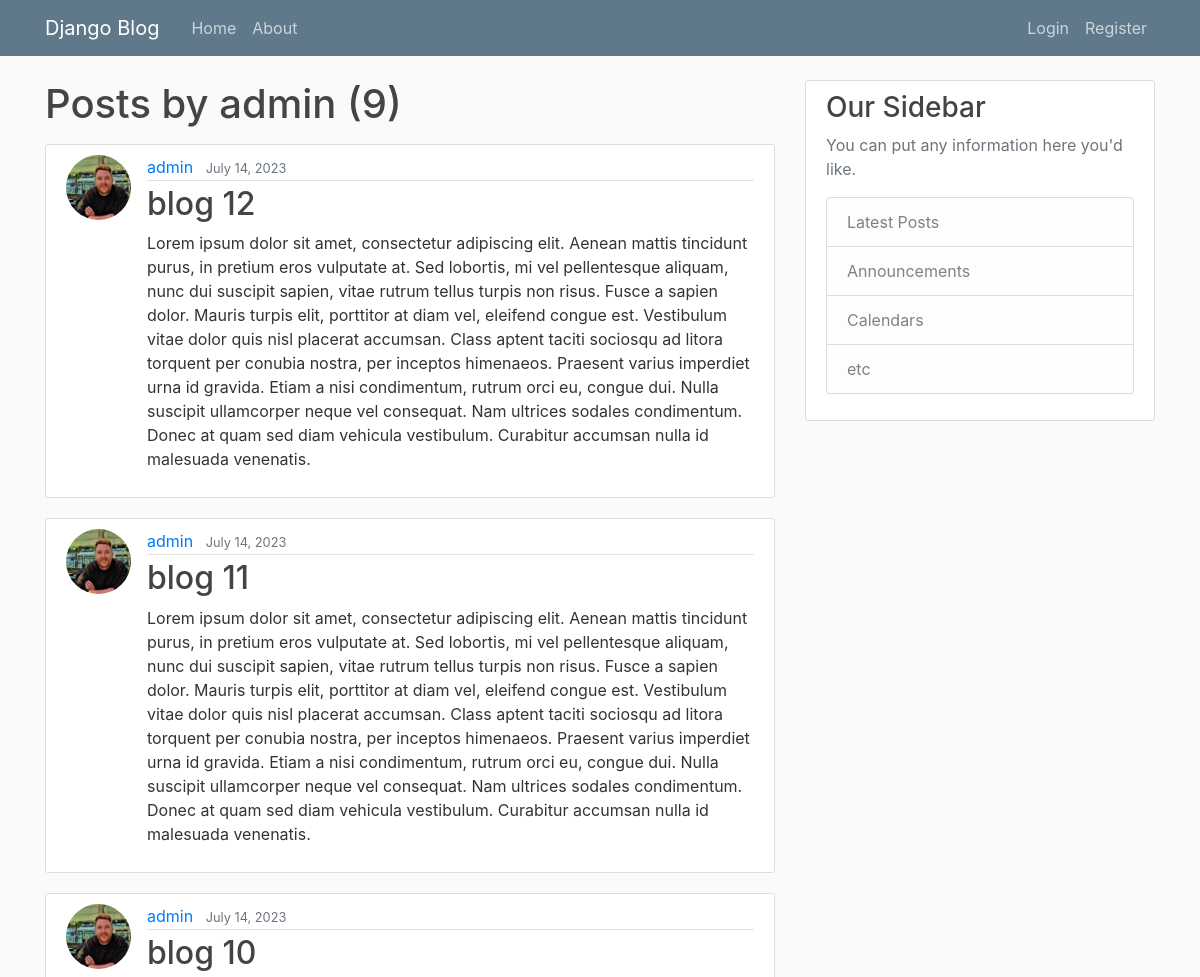
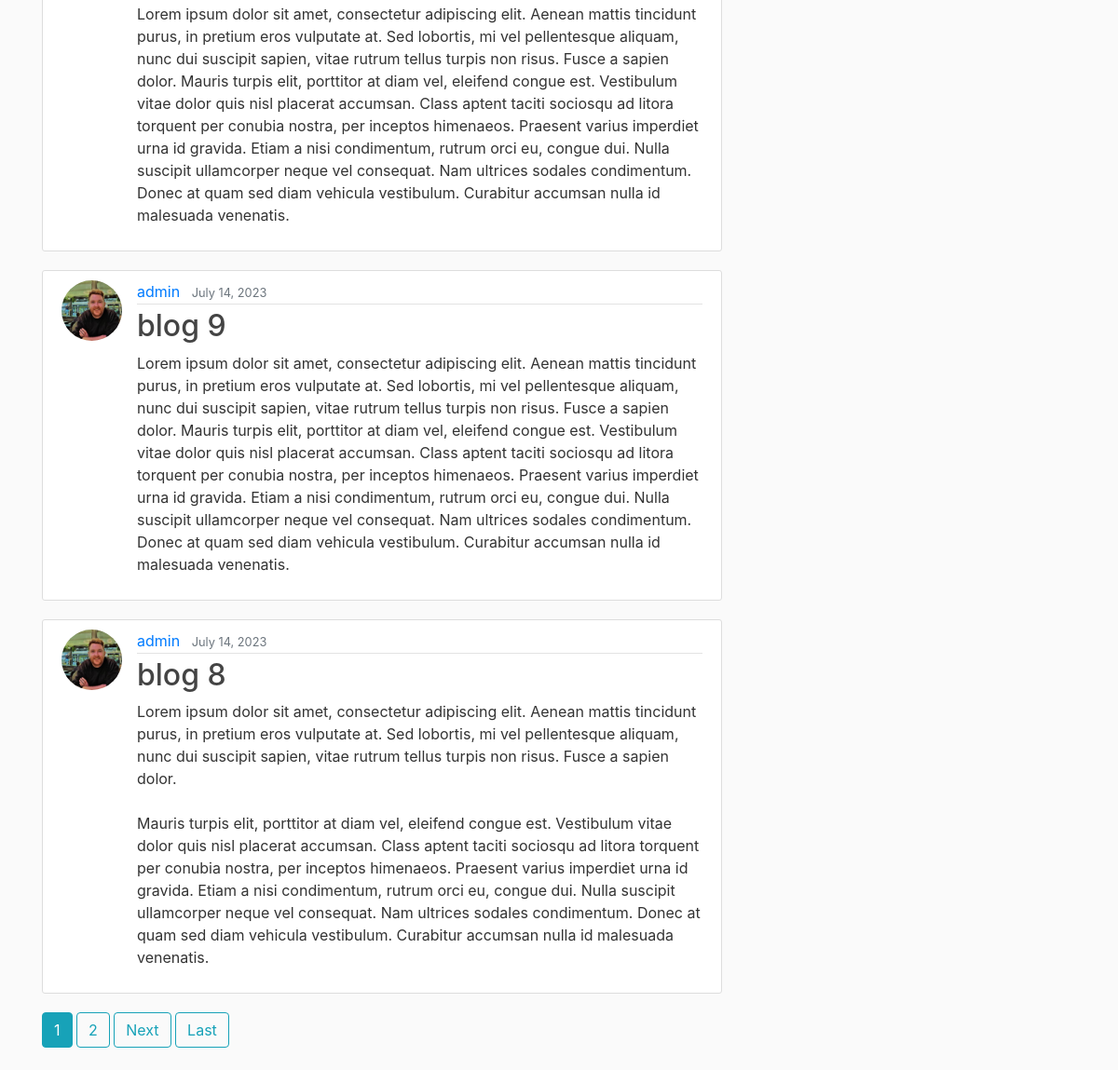
Screenshot of /user/admin with the database file from the repository (2 pictures, top to bottom).
### blog/models.py (models this page shows, shortened)
class Post(models.Model):
    title = models.CharField(max_length=100)
    content = models.TextField()
    date_posted = models.DateTimeField(default=timezone.now)
    author = models.ForeignKey(User, on_delete=models.CASCADE)

### users/models.py (models this page shows, shortened)
class Profile(models.Model):
    user = models.OneToOneField(User, on_delete=models.CASCADE)
    image = models.ImageField(default='default.jpg', upload_to='profile_pics')

### blog/views.py (the view)
# urls.py: path('user/<str:username>', UserPostListView.as_view(), name='user-posts'),
class UserPostListView(ListView):
    model = Post
    template_name = 'blog/user_posts.html'
    context_object_name = 'posts'
    paginate_by = 5
    def get_queryset(self):
        user = get_object_or_404(User, username=self.kwargs.get('username'))
        return Post.objects.filter(author=user).order_by('-date_posted')

### blog/templates/blog/user_posts.html (shortened to what this page needs)
{% extends "blog/base.html" %}
{% block content %}
    <h1 class="mb-3">Posts by {{ view.kwargs.username }} ({{ page_obj.paginator.count }})</h1>
    {% for post in posts %}
        <article class="media content-section">
          <img class="rounded-circle article-img" src="{{ post.author.profile.image.url }}">
          <div class="media-body">
            <div class="article-metadata">
              <a class="mr-2" href="{% url 'user-posts' post.author.username %}">{{ post.author }}</a>
              <small class="text-muted">{{ post.date_posted|date:"F d, Y" }}</small>
            </div>
            <h2><a class="article-title" href="{% url 'post-detail' post.id %}">{{ post.title }}</a></h2>
            <p class="article-content">{{ post.content }}</p>
          </div>
        </article>
    {% endfor %}
    {% if is_paginated %}
      {% for num in page_obj.paginator.page_range %}
        {% if page_obj.number == num %}
          <a class="btn btn-info mb-4" href="?page={{ num }}">{{ num }}</a>
        {% elif num > page_obj.number|add:'-3' and num < page_obj.number|add:'3' %}
          <a class="btn btn-outline-info mb-4" href="?page={{ num }}">{{ num }}</a>
        {% endif %}
      {% endfor %}
      {% if page_obj.has_next %}
        <a class="btn btn-outline-info mb-4" href="?page={{ page_obj.next_page_number }}">Next</a>
        <a class="btn btn-outline-info mb-4" href="?page={{ page_obj.paginator.num_pages }}">Last</a>
      {% endif %}
    {% endif %}
{% endblock content %}

### blog/static/blog/main.css (style rules this page uses)
body { background: #fafafa; color: #333333; margin-top: 5rem; }
h1, h2, h3, h4, h5, h6 { color: #444444; }
.content-section { background: #ffffff; padding: 10px 20px; border: 1px solid #dddddd; border-radius: 3px; margin-bottom: 20px; }
.article-title { color: #444444; }
.article-content { white-space: pre-line; }
.article-img { height: 65px; width: 65px; margin-right: 16px; }
.article-metadata { padding-bottom: 1px; margin-bottom: 4px; border-bottom: 1px solid #e3e3e3 }

### rows the page displays
Post: author.profile.image (picture), author "admin", date_posted "July 14, 2023", title "blog 12", content "Lorem ipsum dolor sit amet, consectetur adipiscing elit. Aenean mattis tincidunt purus, in pretium eros vulputate at. Sed lobortis, mi vel pellentesque aliquam, nunc dui suscipit sapien, vitae rutrum tellus turpis non risus. Fusce a sapien dolor. Mauris turpis elit, porttitor at diam vel, eleifend congue est. Vestibulum vitae dolor quis nisl placerat accumsan. Class aptent taciti sociosqu ad litora torquent per conubia nostra, per inceptos himenaeos. Praesent varius imperdiet urna id gravida. Etiam a nisi condimentum, rutrum orci eu, congue dui. Nulla suscipit ullamcorper neque vel consequat. Nam ultrices sodales condimentum. Donec at quam sed diam vehicula vestibulum. Curabitur accumsan…"
Post: author.profile.image (picture), author "admin", date_posted "July 14, 2023", title "blog 11", content "Lorem ipsum dolor sit amet, consectetur adipiscing elit. Aenean mattis tincidunt purus, in pretium eros vulputate at. Sed lobortis, mi vel pellentesque aliquam, nunc dui suscipit sapien, vitae rutrum tellus turpis non risus. Fusce a sapien dolor. Mauris turpis elit, porttitor at diam vel, eleifend congue est. Vestibulum vitae dolor quis nisl placerat accumsan. Class aptent taciti sociosqu ad litora torquent per conubia nostra, per inceptos himenaeos. Praesent varius imperdiet urna id gravida. Etiam a nisi condimentum, rutrum orci eu, congue dui. Nulla suscipit ullamcorper neque vel consequat. Nam ultrices sodales condimentum. Donec at quam sed diam vehicula vestibulum. Curabitur accumsan…"
Post: author.profile.image (picture), author "admin", date_posted "July 14, 2023", title "blog 10", content "Lorem ipsum dolor sit amet, consectetur adipiscing elit. Aenean mattis tincidunt purus, in pretium eros vulputate at. Sed lobortis, mi vel pellentesque aliquam, nunc dui suscipit sapien, vitae rutrum tellus turpis non risus. Fusce a sapien dolor. Mauris turpis elit, porttitor at diam vel, eleifend congue est. Vestibulum vitae dolor quis nisl placerat accumsan. Class aptent taciti sociosqu ad litora torquent per conubia nostra, per inceptos himenaeos. Praesent varius imperdiet urna id gravida. Etiam a nisi condimentum, rutrum orci eu, congue dui. Nulla suscipit ullamcorper neque vel consequat. Nam ultrices sodales condimentum. Donec at quam sed diam vehicula vestibulum. Curabitur accumsan…"
Post: author.profile.image (picture), author "admin", date_posted "July 14, 2023", title "blog 9", content "Lorem ipsum dolor sit amet, consectetur adipiscing elit. Aenean mattis tincidunt purus, in pretium eros vulputate at. Sed lobortis, mi vel pellentesque aliquam, nunc dui suscipit sapien, vitae rutrum tellus turpis non risus. Fusce a sapien dolor. Mauris turpis elit, porttitor at diam vel, eleifend congue est. Vestibulum vitae dolor quis nisl placerat accumsan. Class aptent taciti sociosqu ad litora torquent per conubia nostra, per inceptos himenaeos. Praesent varius imperdiet urna id gravida. Etiam a nisi condimentum, rutrum orci eu, congue dui. Nulla suscipit ullamcorper neque vel consequat. Nam ultrices sodales condimentum. Donec at quam sed diam vehicula vestibulum. Curabitur accumsan…"
Post: author.profile.image (picture), author "admin", date_posted "July 14, 2023", title "blog 8", content "Lorem ipsum dolor sit amet, consectetur adipiscing elit. Aenean mattis tincidunt purus, in pretium eros vulputate at. Sed lobortis, mi vel pellentesque aliquam, nunc dui suscipit sapien, vitae rutrum tellus turpis non risus. Fusce a sapien dolor. Mauris turpis elit, porttitor at diam vel, eleifend congue est. Vestibulum vitae dolor quis nisl placerat accumsan. Class aptent taciti sociosqu ad litora torquent per conubia nostra, per inceptos himenaeos. Praesent varius imperdiet urna id gravida. Etiam a nisi condimentum, rutrum orci eu, congue dui. Nulla suscipit ullamcorper neque vel consequat. Nam ultrices sodales condimentum. Donec at quam sed diam vehicula vestibulum. Curabitur accumsan…"

### other values shown
{{ view.kwargs.username }} "admin"
{{ page_obj.paginator.count }} "9"
{{ num }} "1"
{{ num }} "2"
